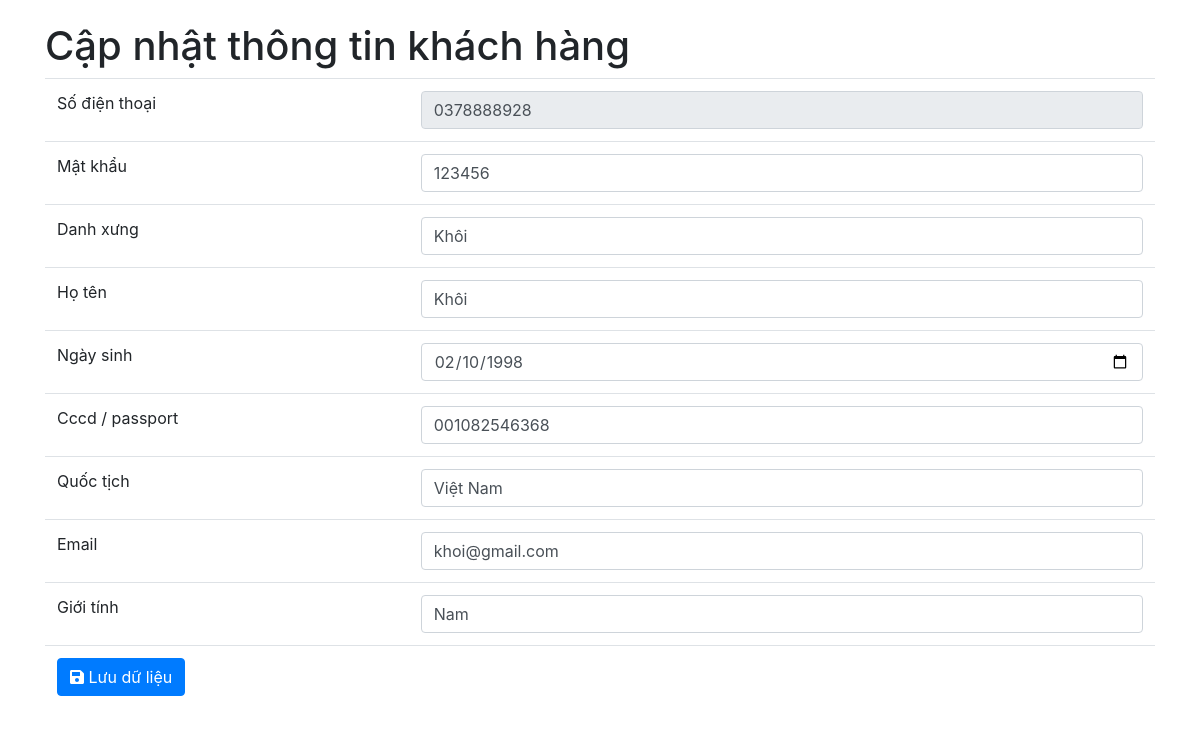
Screenshot of /view/editManager.php?sdt=0378888928 with the database file from the repository.
### tables this page shows
CREATE TABLE `khachhang` (
  `sdt` varchar(10) NOT NULL,
  `matkhau` varchar(50) NOT NULL,
  `danhxung` varchar(50) NOT NULL,
  `hoten` varchar(50) NOT NULL,
  `ngaysinh` date DEFAULT NULL,
  `cccd_passport` varchar(20) NOT NULL,
  `quoctich` varchar(50) NOT NULL,
  `email` varchar(50) NOT NULL,
  `gioitinh` varchar(50) NOT NULL
);

### view/editManager.php (the view, shortened to what this page needs)
<!DOCTYPE html>
<html lang="en">
<head>
    <link rel="stylesheet" href="https://stackpath.bootstrapcdn.com/bootstrap/4.4.1/css/bootstrap.min.css">
</head>
<body>
    <?php
    $conn = connection::connectToDatabase ();
    $sdt = $_GET['sdt'];
    $sqlSelect = "SELECT * FROM `khachhang` WHERE sdt=$sdt;";
    $resultSelect = mysqli_query($conn, $sqlSelect);
    $row = mysqli_fetch_array($resultSelect, MYSQLI_ASSOC);
    ?>
    <div class="container">
        <h1 style="margin-top: 2%;">Cập nhật thông tin khách hàng</h1>
        <form name="frmEdit" sdt="frmEdit" method="post" action="" class="form">
            <table class="table">
                <tr>
                    <td>Số điện thoại</td>
                    <td><input type="number" name="sdt" sdt="sdt" class="form-control" value="<?php echo $row['sdt'] ?>" readonly /></td>
                </tr>
                <tr>
                    <td>Mật khẩu</td>
                    <td><input type="text" name="matkhau" id="matkhau" class="form-control" value="<?php echo $row['matkhau'] ?>"  /></td>
                </tr>
                <tr>
                    <td>Danh xưng</td>
                    <td><input type="text" name="danhxung" id="danhxung" class="form-control" value="<?php echo $row['danhxung'] ?>" /></td>
                </tr>
                <tr>
                    <td>Họ tên</td>
                    <td><input type="text" name="hoten"    id="hoten"    class="form-control" value="<?php echo $row['hoten'] ?>" ></input></td>
                </tr>
                <tr>
                    <td>Ngày sinh</td>
                    <td><input type="date" name="ngaysinh" id="ngaysinh" class="form-control" value="<?php echo $row['ngaysinh'] ?>" /></td>
                </tr>
                <tr>
                    <td>Cccd / passport </td>
                    <td><input type="text" name="cccd_passport" id="cccd_passport" class="form-control" value="<?php echo $row['cccd_passport'] ?>" /></td>
                </tr>
                <tr>
                    <td>Quốc tịch</td>
                    <td><input type="text" name="quoctich" id="quoctich" class="form-control" value="<?php echo $row['quoctich'] ?>" /></td>
                </tr>
                <tr>
                    <td>Email</td>
                    <td><input type="text" name="email" id="email" class="form-control" value="<?php echo $row['email'] ?>" /></td>
                </tr>
                <tr>
                    <td>Giới tính</td>
                    <td><input type="text" name="gioitinh" id="gioitinh" class="form-control" value="<?php echo $row['gioitinh'] ?>" /></td>
                </tr>
                <tr>
                    <td colspan="2">
                        <button name="btnSave" class="btn btn-primary"><i class="fas fa-save"></i> Lưu dữ liệu</button>
                    </td>
                </tr>
            </table>
        </form>
    </div>
</body>
</html>

### rows the page displays
khachhang: sdt "0378888928", matkhau "123456", danhxung "Khôi", hoten "Khôi", ngaysinh "02/10/1998", cccd_passport "001082546368", quoctich "Việt Nam", email "khoi@gmail.com", gioitinh "Nam"
